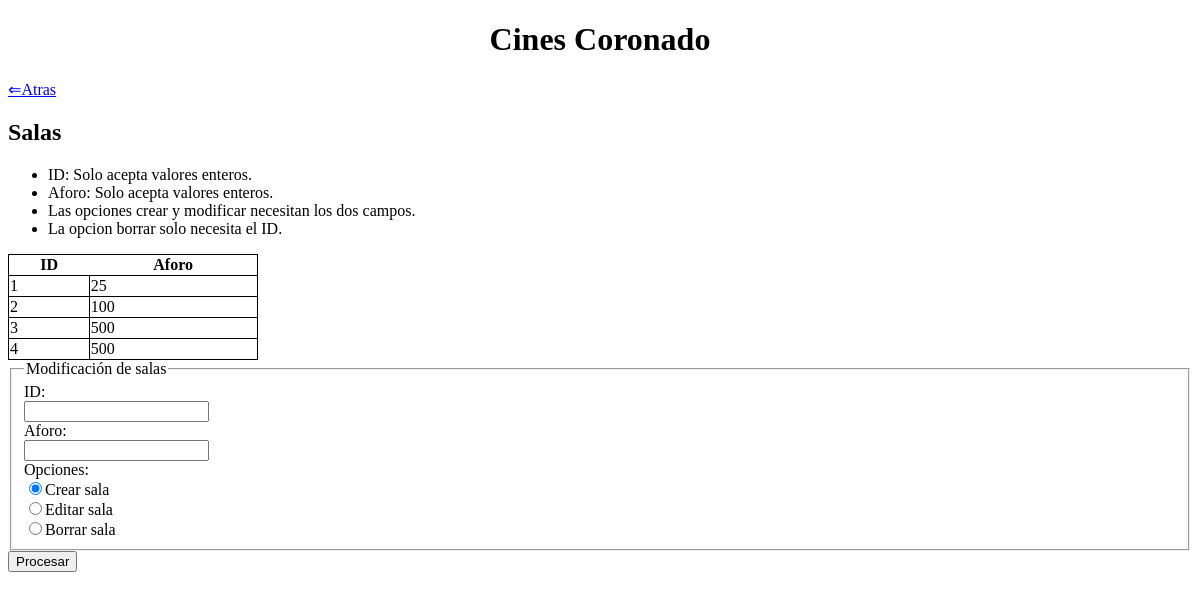
The app's page /salas.php, older data.
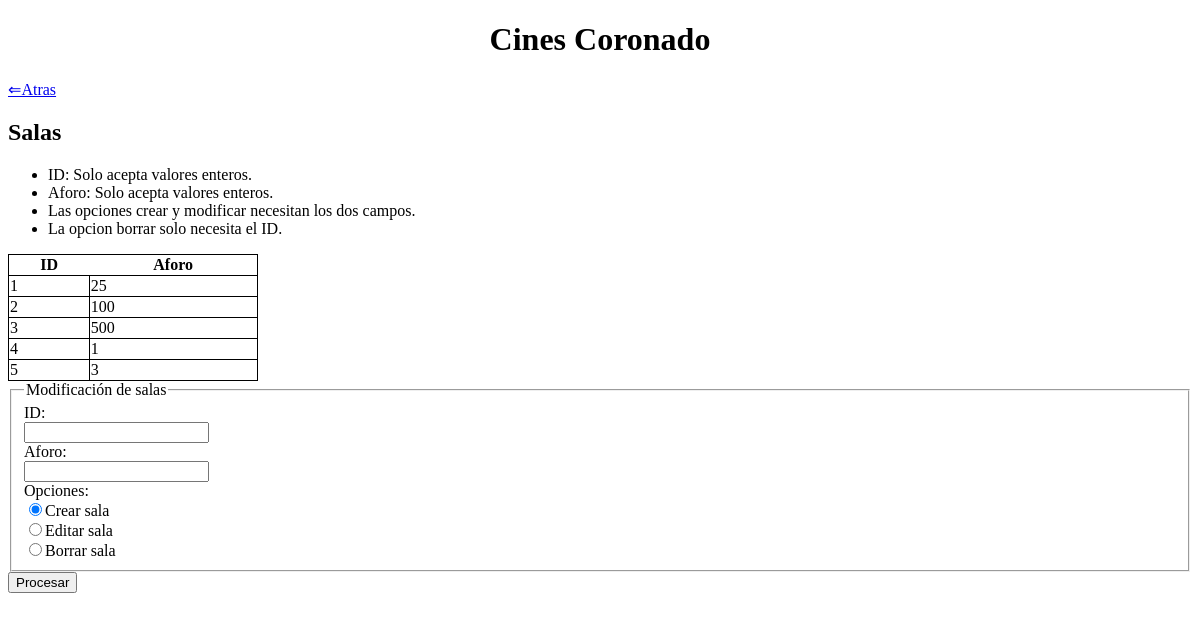
The same page, newer data.
### tables this page shows
CREATE TABLE `sala` (
  `id` int(11) NOT NULL,
  `aforo` int(11) NOT NULL
);

### includes/DAOs/DAO.php (called while the page is built, shortened)
<?php
class DAO {
    private $mysqli = null;
    public function __construct(){
        if(!$this->mysqli){
            $this->mysqli = new mysqli("localhost", "root", "", "cine_php");
        }
    }
    protected function consultar($sql){
        if ($sql != "") {
            $consulta = $this->mysqli->query($sql) or die ($this->mysqli->error. " en la línea ".(__LINE__-1));
            $tablaDatos = array();
            if (substr($sql, 0, 6) == "SELECT") {
                if ($consulta) {
                    while ($fila = mysqli_fetch_assoc($consulta)){
                        array_push($tablaDatos, $fila);
                    }
                }
            }
            return $tablaDatos;
        }
        else {
            return 0;
        }
    }
}
?>

### includes/controller.php (called while the page is built, shortened)
<?php
require_once(__DIR__ . '/DAOs/salaDAO.php');
class controller{
    private $salaDAO;
    private static $instance = null;
    public function __construct(){
        $this->salaDAO = new salaDAO();
    }
     public static function getInstance() {
        if (null === self::$instance) {
            self::$instance = new self();
        }
        return self::$instance;
    }
    public function selectSala($col = "", $cond = ""){
        return $this->salaDAO->select($col, $cond);
    }
}

### includes/config.php (called while the page is built, shortened)
<?php
require_once __DIR__.'/controller.php';
$ctrl = controller::getInstance();
?>

### includes/DAOs/salaDAO.php (called while the page is built, shortened)
<?php
require_once(__DIR__.'/DAO.php');
class salaDAO extends DAO
{
    public function select($col, $cond){
        $query = "";
        if ($col == "") {
            $col = "*";
        }
        if ($cond == "") {
            $query = "SELECT ".$col." FROM sala";
        }
        else {
            $query = "SELECT ".$col." FROM sala WHERE ".$cond;
        }
        return $this->consultar($query);
    }
}
?>

### salas.php (the view, shortened to what this page needs)
<?php
	require_once 'includes/config.php';
?>
<!DOCTYPE html>
<html>
<head>
</head>
<body>
	<h1 align="center">Cines Coronado</h1>
	<a href="index.php"> ⇐Atras </a>
	<h2>Salas</h2>
	<ul>
		<li>ID: Solo acepta valores enteros.</li>
		<li>Aforo: Solo acepta valores enteros.</li>
		<li>Las opciones crear y modificar necesitan los dos campos.</li>
		<li>La opcion borrar solo necesita el ID.</li>
	</ul>
	<?php
    $arr = $ctrl->selectSala();
    if (count($arr) > 0) {
        echo
        '<table>
        <tr> <th>ID</th> <th>Aforo</th> </tr>';
        foreach ($arr as $valor)
        {
            echo
            '<tr>
	    <td>'.$valor['id'].'</td>
	    <td>'.$valor['aforo'].'</td>
	    </tr>';
        }
        echo '</table>';
    }
    else {
        echo '<h3>No hay ninguna sala</h3>';
    }
    ?>
	<form action="procesarSala.php" method="post">
		<fieldset>
		<legend>Modificación de salas</legend>
            ID:<br>
            <input type="text" name="id"><br>
            Aforo:<br>
            <input type="text" name="aforo"><br>
            Opciones: <br>
            <input type="radio" name="op" value="insert" checked="checked">Crear sala<br>
      		<input type="radio" name="op" value="update">Editar sala<br>
      		<input type="radio" name="op" value="delete">Borrar sala<br>
  		</fieldset>
        <input type="submit" name="procesar" value="Procesar">
    </form>
</body>
</html>

Row changes from the older to the newer data that the page shows:
changed sala id 4: aforo "500" → "1"
added sala: id "5", aforo "3"
